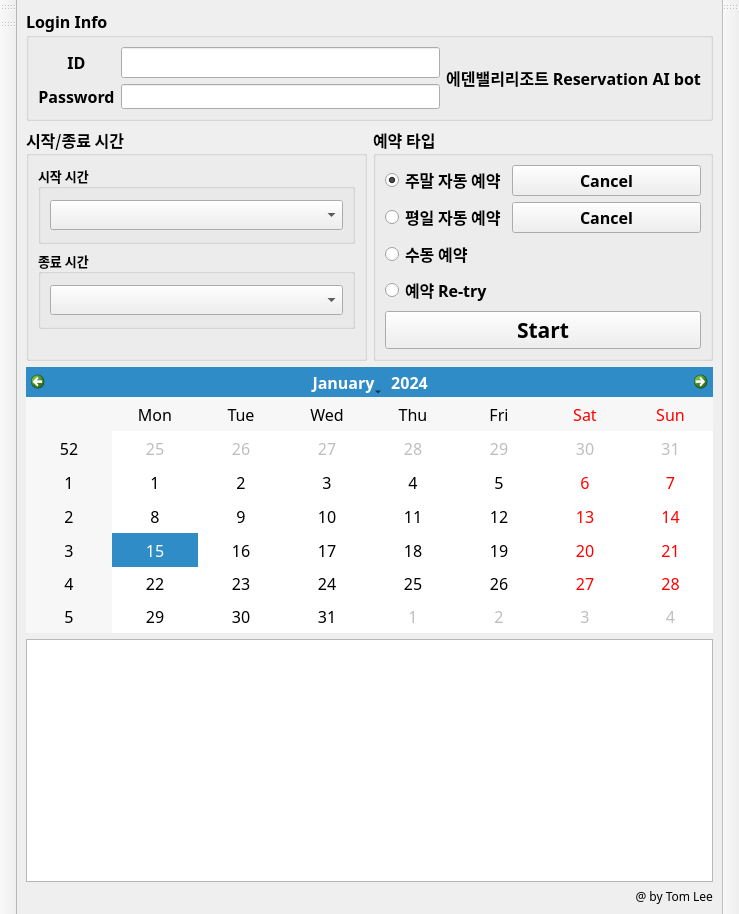
<?xml version="1.0" encoding="UTF-8"?>
<ui version="4.0">
 <class>MainWindow</class>
 <widget class="QMainWindow" name="MainWindow">
  <property name="geometry">
   <rect>
    <x>0</x>
    <y>0</y>
    <width>739</width>
    <height>914</height>
   </rect>
  </property>
  <property name="font">
   <font>
    <family>HY견고딕</family>
    <pointsize>12</pointsize>
   </font>
  </property>
  <property name="windowTitle">
   <string>에덴밸리리조트 reservation AI Bot</string>
  </property>
  <property name="windowIcon">
   <iconset>
    <normaloff>instagram_img.png</normaloff>
    <normalon>instagram_img.png</normalon>instagram_img.png</iconset>
  </property>
  <widget class="QWidget" name="centralwidget">
   <layout class="QGridLayout" name="gridLayout_11">
    <item row="1" column="0">
     <layout class="QGridLayout" name="gridLayout_9">
      <item row="3" column="0">
       <layout class="QGridLayout" name="gridLayout">
        <item row="1" column="0">
         <widget class="QLabel" name="label_5">
          <property name="font">
           <font>
            <family>HY견고딕</family>
            <pointsize>9</pointsize>
            <weight>50</weight>
            <bold>false</bold>
           </font>
          </property>
          <property name="text">
           <string>&lt;html&gt;&lt;head/&gt;&lt;body&gt;&lt;p align=&quot;right&quot;&gt;@ by Tom Lee&lt;/p&gt;&lt;/body&gt;&lt;/html&gt;</string>
          </property>
         </widget>
        </item>
        <item row="0" column="0">
         <widget class="QTextBrowser" name="textBrowser">
          <property name="font">
           <font>
            <family>맑은 고딕</family>
            <pointsize>12</pointsize>
            <weight>75</weight>
            <bold>true</bold>
           </font>
          </property>
         </widget>
        </item>
       </layout>
      </item>
      <item row="2" column="0">
       <widget class="QCalendarWidget" name="calendarWidget"/>
      </item>
      <item row="0" column="0">
       <layout class="QGridLayout" name="gridLayout_4">
        <item row="0" column="0">
         <widget class="QGroupBox" name="groupBox_6">
          <property name="font">
           <font>
            <family>맑은 고딕</family>
            <pointsize>12</pointsize>
            <weight>75</weight>
            <bold>true</bold>
           </font>
          </property>
          <property name="title">
           <string>시작/종료 시간</string>
          </property>
          <layout class="QGridLayout" name="gridLayout_7">
           <item row="1" column="0">
            <widget class="QGroupBox" name="groupBox_5">
             <property name="font">
              <font>
               <family>맑은 고딕</family>
               <pointsize>10</pointsize>
               <weight>75</weight>
               <bold>true</bold>
              </font>
             </property>
             <property name="title">
              <string>종료 시간</string>
             </property>
             <layout class="QGridLayout" name="gridLayout_8">
              <item row="0" column="0">
               <widget class="QComboBox" name="end_time_combo">
                <property name="font">
                 <font>
                  <family>맑은 고딕</family>
                  <pointsize>11</pointsize>
                  <weight>75</weight>
                  <bold>true</bold>
                 </font>
                </property>
               </widget>
              </item>
             </layout>
            </widget>
           </item>
           <item row="0" column="0">
            <widget class="QGroupBox" name="groupBox">
             <property name="font">
              <font>
               <family>맑은 고딕</family>
               <pointsize>10</pointsize>
               <weight>75</weight>
               <bold>true</bold>
              </font>
             </property>
             <property name="title">
              <string>시작 시간</string>
             </property>
             <layout class="QGridLayout" name="gridLayout_2">
              <item row="0" column="0">
               <widget class="QComboBox" name="start_time_combo">
                <property name="font">
                 <font>
                  <family>맑은 고딕</family>
                  <pointsize>11</pointsize>
                  <weight>75</weight>
                  <bold>true</bold>
                 </font>
                </property>
               </widget>
              </item>
             </layout>
            </widget>
           </item>
           <item row="2" column="0">
            <spacer name="horizontalSpacer_6">
             <property name="font">
              <font>
               <family>HY견고딕</family>
               <pointsize>12</pointsize>
               <weight>75</weight>
               <bold>true</bold>
              </font>
             </property>
             <property name="orientation">
              <enum>Qt::Horizontal</enum>
             </property>
             <property name="sizeHint" stdset="0">
              <size>
               <width>154</width>
               <height>20</height>
              </size>
             </property>
            </spacer>
           </item>
          </layout>
         </widget>
        </item>
        <item row="0" column="2">
         <widget class="QGroupBox" name="groupBox_8">
          <property name="font">
           <font>
            <family>맑은 고딕</family>
            <pointsize>12</pointsize>
            <weight>75</weight>
            <bold>true</bold>
           </font>
          </property>
          <property name="title">
           <string>예약 타입</string>
          </property>
          <layout class="QGridLayout" name="gridLayout_13">
           <item row="4" column="1" colspan="2">
            <widget class="QPushButton" name="start_btn">
             <property name="font">
              <font>
               <family>맑은 고딕</family>
               <pointsize>16</pointsize>
               <weight>75</weight>
               <bold>true</bold>
              </font>
             </property>
             <property name="text">
              <string>Start</string>
             </property>
            </widget>
           </item>
           <item row="3" column="1">
            <widget class="QRadioButton" name="retry_radio">
             <property name="font">
              <font>
               <family>맑은 고딕</family>
               <pointsize>12</pointsize>
               <weight>75</weight>
               <bold>true</bold>
              </font>
             </property>
             <property name="text">
              <string>예약 Re-try</string>
             </property>
            </widget>
           </item>
           <item row="0" column="1">
            <widget class="QRadioButton" name="auto_weekend_radio">
             <property name="font">
              <font>
               <family>맑은 고딕</family>
               <pointsize>12</pointsize>
               <weight>75</weight>
               <bold>true</bold>
              </font>
             </property>
             <property name="text">
              <string>주말 자동 예약</string>
             </property>
             <property name="checked">
              <bool>true</bool>
             </property>
            </widget>
           </item>
           <item row="2" column="1">
            <widget class="QRadioButton" name="manual_radio">
             <property name="font">
              <font>
               <family>맑은 고딕</family>
               <pointsize>12</pointsize>
               <weight>75</weight>
               <bold>true</bold>
              </font>
             </property>
             <property name="text">
              <string>수동 예약</string>
             </property>
            </widget>
           </item>
           <item row="1" column="1">
            <widget class="QRadioButton" name="auto_week_radio">
             <property name="font">
              <font>
               <family>맑은 고딕</family>
               <pointsize>12</pointsize>
               <weight>75</weight>
               <bold>true</bold>
              </font>
             </property>
             <property name="text">
              <string>평일 자동 예약</string>
             </property>
             <property name="checked">
              <bool>false</bool>
             </property>
            </widget>
           </item>
           <item row="1" column="2">
            <widget class="QPushButton" name="week_cancel_btn">
             <property name="text">
              <string>Cancel</string>
             </property>
            </widget>
           </item>
           <item row="0" column="2">
            <widget class="QPushButton" name="weekend_cancel_btn">
             <property name="text">
              <string>Cancel</string>
             </property>
            </widget>
           </item>
           <item row="2" column="2">
            <spacer name="horizontalSpacer">
             <property name="orientation">
              <enum>Qt::Horizontal</enum>
             </property>
             <property name="sizeHint" stdset="0">
              <size>
               <width>40</width>
               <height>20</height>
              </size>
             </property>
            </spacer>
           </item>
          </layout>
         </widget>
        </item>
       </layout>
      </item>
     </layout>
    </item>
    <item row="0" column="0">
     <widget class="QGroupBox" name="groupBox_4">
      <property name="font">
       <font>
        <family>맑은 고딕</family>
        <weight>75</weight>
        <bold>true</bold>
       </font>
      </property>
      <property name="title">
       <string>Login Info</string>
      </property>
      <layout class="QGridLayout" name="gridLayout_6">
       <item row="0" column="0">
        <widget class="QLabel" name="id_label">
         <property name="font">
          <font>
           <family>맑은 고딕</family>
           <pointsize>12</pointsize>
           <weight>75</weight>
           <bold>true</bold>
          </font>
         </property>
         <property name="text">
          <string>&lt;html&gt;&lt;head/&gt;&lt;body&gt;&lt;p align=&quot;center&quot;&gt;ID&lt;/p&gt;&lt;/body&gt;&lt;/html&gt;</string>
         </property>
        </widget>
       </item>
       <item row="0" column="3" rowspan="2">
        <widget class="QLabel" name="label_3">
         <property name="font">
          <font>
           <family>맑은 고딕</family>
           <weight>75</weight>
           <bold>true</bold>
          </font>
         </property>
         <property name="text">
          <string>&lt;html&gt;&lt;head/&gt;&lt;body&gt;&lt;p align=&quot;center&quot;&gt;&lt;span style=&quot; font-size:12pt;&quot;&gt;에덴밸리리조트 Reservation AI bot&lt;/span&gt;&lt;/p&gt;&lt;/body&gt;&lt;/html&gt;</string>
         </property>
        </widget>
       </item>
       <item row="0" column="2">
        <widget class="QLineEdit" name="input_id">
         <property name="font">
          <font>
           <family>맑은 고딕</family>
           <pointsize>12</pointsize>
           <weight>50</weight>
           <bold>false</bold>
          </font>
         </property>
        </widget>
       </item>
       <item row="1" column="2">
        <widget class="QLineEdit" name="input_pw">
         <property name="font">
          <font>
           <family>맑은 고딕</family>
           <pointsize>9</pointsize>
           <weight>50</weight>
           <bold>false</bold>
          </font>
         </property>
         <property name="focusPolicy">
          <enum>Qt::StrongFocus</enum>
         </property>
         <property name="echoMode">
          <enum>QLineEdit::Password</enum>
         </property>
        </widget>
       </item>
       <item row="1" column="0">
        <widget class="QLabel" name="pw_label">
         <property name="font">
          <font>
           <family>맑은 고딕</family>
           <pointsize>12</pointsize>
           <weight>75</weight>
           <bold>true</bold>
          </font>
         </property>
         <property name="text">
          <string>&lt;html&gt;&lt;head/&gt;&lt;body&gt;&lt;p align=&quot;center&quot;&gt;Password&lt;/p&gt;&lt;/body&gt;&lt;/html&gt;</string>
         </property>
        </widget>
       </item>
      </layout>
     </widget>
    </item>
   </layout>
  </widget>
  <widget class="QToolBar" name="toolBar">
   <property name="windowTitle">
    <string>toolBar</string>
   </property>
   <attribute name="toolBarArea">
    <enum>LeftToolBarArea</enum>
   </attribute>
   <attribute name="toolBarBreak">
    <bool>false</bool>
   </attribute>
  </widget>
  <widget class="QToolBar" name="toolBar_2">
   <property name="windowTitle">
    <string>toolBar_2</string>
   </property>
   <attribute name="toolBarArea">
    <enum>RightToolBarArea</enum>
   </attribute>
   <attribute name="toolBarBreak">
    <bool>false</bool>
   </attribute>
  </widget>
  <widget class="QToolBar" name="toolBar_3">
   <property name="windowTitle">
    <string>toolBar_3</string>
   </property>
   <attribute name="toolBarArea">
    <enum>LeftToolBarArea</enum>
   </attribute>
   <attribute name="toolBarBreak">
    <bool>false</bool>
   </attribute>
  </widget>
 </widget>
 <tabstops>
  <tabstop>input_id</tabstop>
  <tabstop>input_pw</tabstop>
  <tabstop>textBrowser</tabstop>
 </tabstops>
 <resources/>
 <connections/>
</ui>
